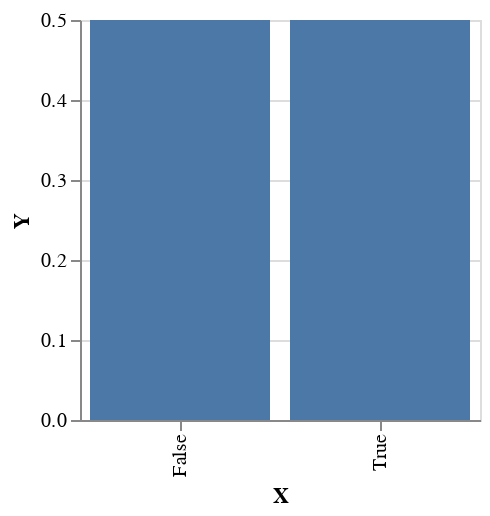

The code cell stored with this chart in its notebook:
### Markdown cell above
In fact, we could lean even further into the spirit of probabilistic programming, and transform `model` into a distribution over plots, and sample from that:

### Code cell
distributionOverPlots :: MonadSample m => m VegaLiteLab -- the type of plots
distributionOverPlots = 
    plotVega . fmap (first (pack . show)) . toEmpirical 
    <$> replicateM 10 model

sampleIO distributionOverPlots

### Figure 1 — Vega-Lite specification as saved in the notebook (floating-point values rounded to 4 significant figures)
{"$schema": "https://vega.github.io/schema/vega-lite/v4.json", "data": {"values": [{"X": "False", "Y": 0.5}, {"X": "True", "Y": 0.5}]}, "encoding": {"x": {"field": "X", "sort": ["False", "True"], "type": "nominal"}, "y": {"field": "Y", "type": "quantitative"}}, "height": 200, "mark": "bar", "width": 200}
